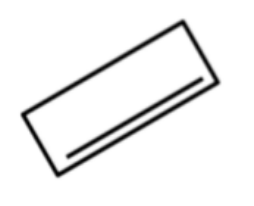
#> input picture opencv/ss3.png, 254 x 206 px
$ python imagerotation.py
#> lines starting #> are read from the running program, lines starting #| are printed output that depends on the picture; after the words box and inside, x2 and y2 are one past the last pixel; in counts of white or black regions, pixels touching at a corner belong together; long printed decimals are rounded
import cv2
import numpy as np

# Load the image
image = cv2.imread('ss3.png')
#> image is the input picture: shape (206, 254, 3); min 2, max 255, mean 240.5

# Convert the image to grayscale
gray = cv2.cvtColor(image, cv2.COLOR_BGR2GRAY)

# Apply edge detection (optional, but can help in some cases)
edges = cv2.Canny(gray, 50, 150)
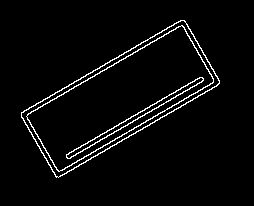
#> edges: shape (206, 254); 3.4% white in thin lines or dots, all inside (x1, y1, x2, y2) = (21, 20, 220, 178)

# Find contours in the image
contours, _ = cv2.findContours(edges, cv2.RETR_EXTERNAL, cv2.CHAIN_APPROX_SIMPLE)
#> contours = 1 contour; box (x1, y1, x2, y2) and area: (21, 20, 220, 178) 14184

# Assuming the largest contour is the rectangle
largest_contour = max(contours, key=cv2.contourArea)
#> largest_contour = contour of 376 points, box (x1, y1, x2, y2) (21, 20, 220, 178), area 14184

# Fit a line to the contour using least squares
[vx, vy, x, y] = cv2.fitLine(largest_contour, cv2.DIST_L2, 0, 0.01, 0.01)
#> vx = [0.857]; vy = [-0.515]; x = [119.3]; y = [98.91]
print(vx,vy)
#| [0.8571] [-0.5151]


slope = np.arctan2(vy, vx) * 180 / np.pi
#> slope = [-31.01]
print(f"Slope of the rectangle: {slope}")
#| Slope of the rectangle: [-31.006]


h, w = image.shape[:2]
#> h = 206; w = 254


center = (w // 2, h // 2)
#> center = (127, 103)
slope = int(slope[0])
#> slope = -31


rotate = cv2.getRotationMatrix2D(center, slope, 1.0)
#> rotate = [[0.857, -0.515, 71.19], [0.515, 0.857, -50.7]]


result = cv2.warpAffine(image, rotate, (w, h))
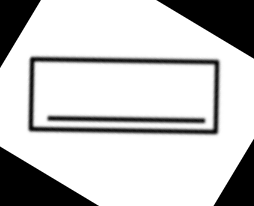
#> result: shape (206, 254, 3); min 0, max 255, mean 198.7

cv2.imshow('Original Image', image)
cv2.imshow('Rotated Image', result)
cv2.waitKey(0)
cv2.destroyAllWindows()

$ run again, with opencv/ss1.png copied over opencv/ss3.png
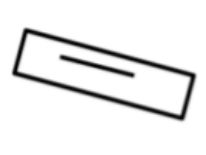
#> input picture opencv/ss1.png, 206 x 155 px
#> image is the input picture: shape (155, 206, 3); min 0, max 255, mean 236.8
#> `edges = cv2.Canny(gray, 50, 150)`:
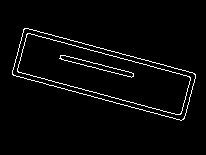
#> edges: shape (155, 206); 3.1% white in thin lines or dots, all inside (x1, y1, x2, y2) = (12, 28, 196, 121)
#> contours = 1 contour; box (x1, y1, x2, y2) and area: (12, 28, 196, 121) 8682
#> largest_contour = contour of 234 points, box (x1, y1, x2, y2) (12, 28, 196, 121), area 8682
#> vx = [0.965]; vy = [0.262]; x = [104.7]; y = [74.42]
#| [0.9651] [0.2618]
#> `slope = np.arctan2(vy, vx) * 180 / np.pi`: slope = [15.17]
#| Slope of the rectangle: [15.174]
#> `slope = int(slope[0])`: slope = 15
#> rotate = [[0.966, 0.259, -16.42], [-0.259, 0.966, 29.28]]
#> `result = cv2.warpAffine(image, rotate, (w, h))`:
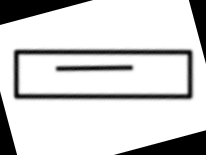
#> result: shape (155, 206, 3); min 0, max 255, mean 209.7

$ run again, with opencv/ss2.png copied over opencv/ss3.png
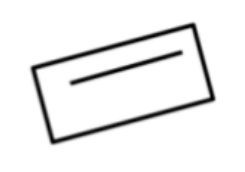
#> input picture opencv/ss2.png, 245 x 172 px
#> image is the input picture: shape (172, 245, 3); min 1, max 255, mean 239.1
#> `edges = cv2.Canny(gray, 50, 150)`:
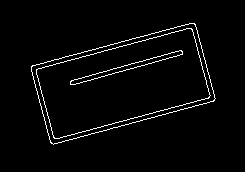
#> edges: shape (172, 245); 2.8% white in thin lines or dots, all inside (x1, y1, x2, y2) = (31, 23, 216, 145)
#> contours = 1 contour; box (x1, y1, x2, y2) and area: (31, 23, 216, 145) 13787
#> largest_contour = contour of 258 points, box (x1, y1, x2, y2) (31, 23, 216, 145), area 13787
#> vx = [0.965]; vy = [-0.263]; x = [122.9]; y = [83.82]
#| [0.9647] [-0.2633]
#> `slope = np.arctan2(vy, vx) * 180 / np.pi`: slope = [-15.27]
#| Slope of the rectangle: [-15.268]
#> `slope = int(slope[0])`: slope = -15
#> rotate = [[0.966, -0.259, 26.42], [0.259, 0.966, -28.65]]
#> `result = cv2.warpAffine(image, rotate, (w, h))`:
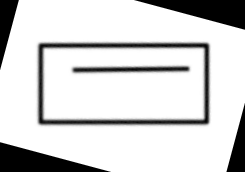
#> result: shape (172, 245, 3); min 0, max 255, mean 211.1

$ run again, with opencv/ss4.png copied over opencv/ss3.png
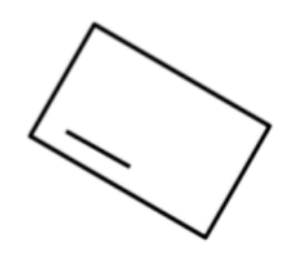
#> input picture opencv/ss4.png, 303 x 258 px
#> image is the input picture: shape (258, 303, 3); min 0, max 255, mean 244.4
#> `edges = cv2.Canny(gray, 50, 150)`:
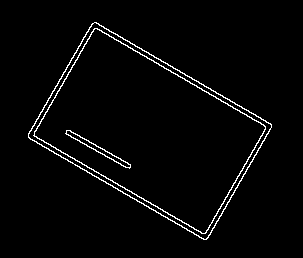
#> edges: shape (258, 303); 2.5% white in thin lines or dots, all inside (x1, y1, x2, y2) = (28, 22, 272, 240)
#> contours = 1 contour; box (x1, y1, x2, y2) and area: (28, 22, 272, 240) 27711
#> largest_contour = contour of 488 points, box (x1, y1, x2, y2) (28, 22, 272, 240), area 27711
#> vx = [0.863]; vy = [0.505]; x = [149.8]; y = [130.3]
#| [0.8633] [0.5047]
#> `slope = np.arctan2(vy, vx) * 180 / np.pi`: slope = [30.31]
#| Slope of the rectangle: [30.310]
#> `slope = int(slope[0])`: slope = 30
#> rotate = [[0.866, 0.5, -44.27], [-0.5, 0.866, 92.78]]
#> `result = cv2.warpAffine(image, rotate, (w, h))`:
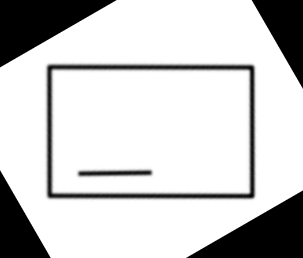
#> result: shape (258, 303, 3); min 0, max 255, mean 203.9
